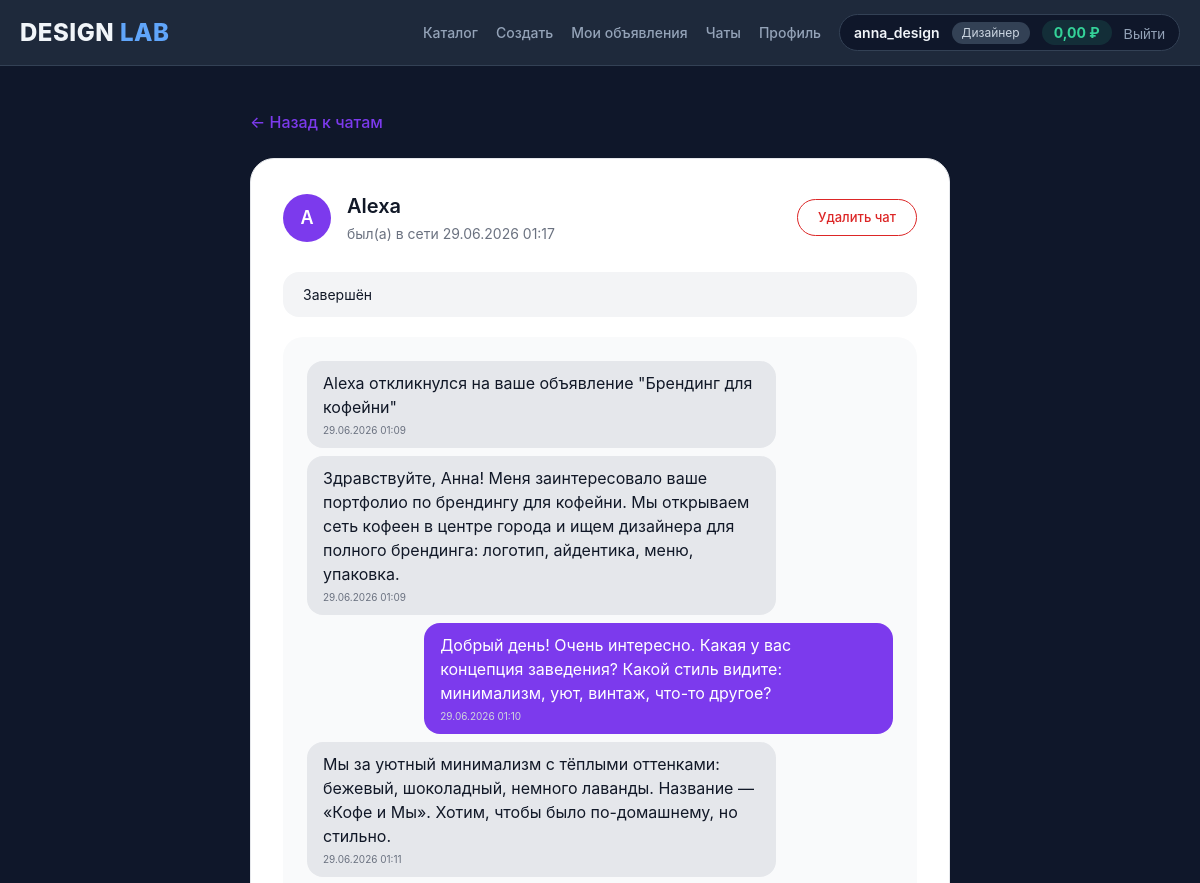
Page /chat/19/ (signed in, upper part) on the earlier database version.
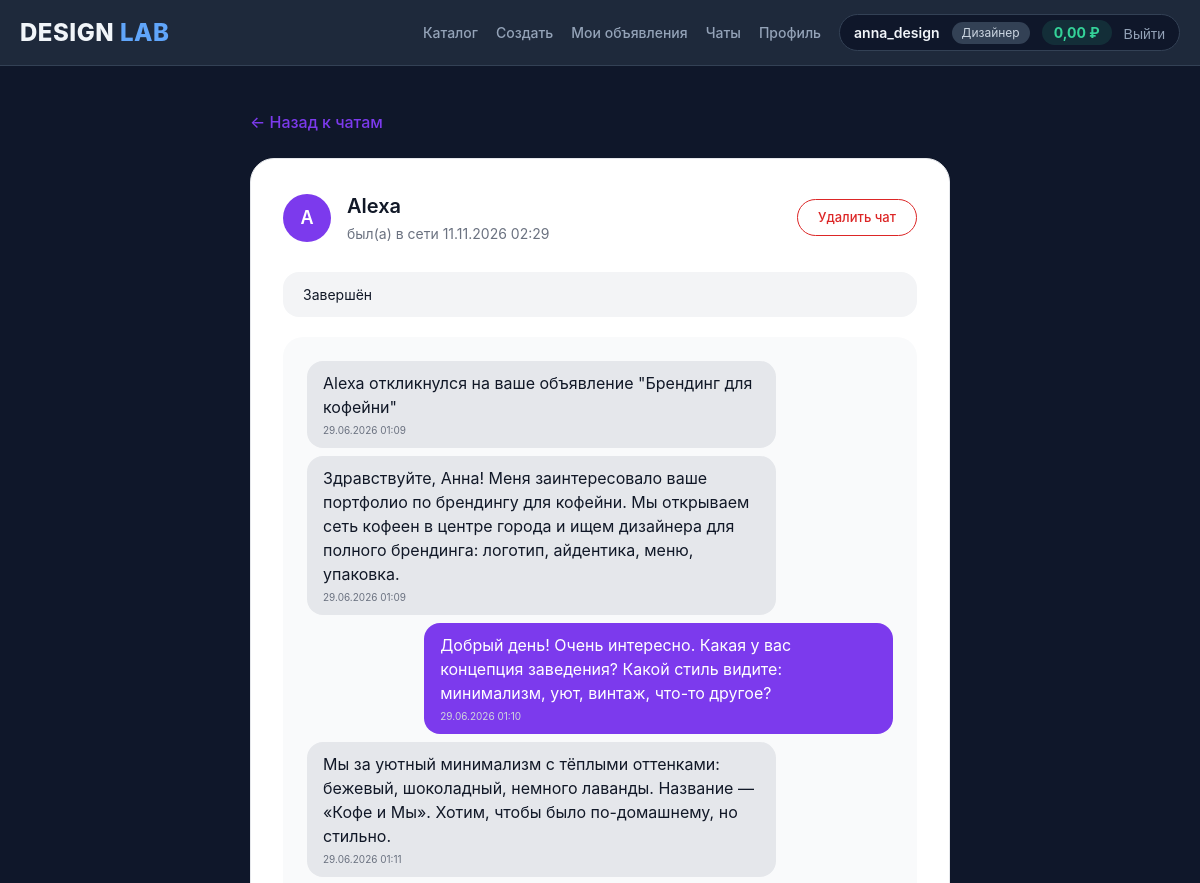
Same page on the later database version.
### accounts/models.py (models this page shows, shortened)
class User(AbstractUser):
    ROLE_CHOICES = [
        ('admin', 'Администратор'),
        ('designer', 'Дизайнер'),
        ('client', 'Клиент'),
    ]
    role = models.CharField(max_length=20, choices=ROLE_CHOICES, default='client')
    phone = models.CharField(max_length=20, blank=True)
    avatar = models.ImageField(upload_to='avatars/', blank=True, null=True)
    bio = models.TextField(blank=True)
    company = models.CharField(max_length=200, blank=True)
    gender = models.CharField(max_length=10, blank=True)
    birth_date = models.DateField(null=True, blank=True)
    age = models.IntegerField(null=True, blank=True)
    created_at = models.DateTimeField(auto_now_add=True)
    last_seen = models.DateTimeField(null=True, blank=True)
    balance = models.DecimalField(max_digits=10, decimal_places=2, default=0, verbose_name='Баланс (руб)')
    @property
    def is_admin(self):
        return self.role == 'admin'

### core/views.py (the view, shortened to what this page needs)
# urls.py: path('chat/<int:designer_id>/', views.chat_detail, name='chat_detail'),
@login_required
def chat_detail(request, designer_id):
    designer = get_object_or_404(CustomUser, id=designer_id)
    if request.user.role == 'designer' and designer.is_admin:
        has_message_from_admin = Message.objects.filter(sender=designer, receiver=request.user).exists()
        if not has_message_from_admin:
            messages.error(request, 'Вы не можете начать чат с администратором')
            return redirect('chats_list')
    if request.user.role == 'designer' and not designer.is_admin:
        has_message = Message.objects.filter(receiver=request.user, sender=designer).exists()
        if not has_message:
            messages.error(request, 'Вы не можете начать чат первым')
            return redirect('chats_list')
    messages_list = Message.objects.filter(
        sender=request.user, receiver=designer
    ) | Message.objects.filter(
        sender=designer, receiver=request.user
    ).order_by('created_at')
    unread_messages = Message.objects.filter(receiver=request.user, sender=designer, is_read=False)
    unread_messages.update(is_read=True)
    order = None
    if request.user.role == 'client' and designer.role == 'designer':
        order = Order.objects.filter(client=request.user, designer=designer).first()
    elif request.user.role == 'designer' and designer.role == 'client':
        order = Order.objects.filter(client=designer, designer=request.user).first()
    unread_count = Message.objects.filter(receiver=request.user, is_read=False).count()
    return render(request, 'chat_detail.html', {
        'designer': designer,
        'messages_list': messages_list,
        'order': order,
        'unread_count': unread_count,
        'now': now(),
    })

### templates/chat_detail.html (shortened to what this page needs)
{% extends 'base.html' %}
{% block content %}
<div style="max-width: 700px; margin: 0 auto;">
    <a href="{% url 'chats_list' %}" style="color: #7c3aed; text-decoration: none; font-weight: 500; display: inline-block; margin-bottom: 24px;">
        ← Назад к чатам
    </a>
    <div style="background: #ffffff; border: 1px solid #e5e7eb; border-radius: 24px; padding: 32px;">
        <div style="display: flex; justify-content: space-between; align-items: center; flex-wrap: wrap; gap: 16px; margin-bottom: 28px;">
            <div style="display: flex; align-items: center; gap: 16px;">
                <div style="position: relative; width: 48px; height: 48px; flex-shrink: 0;">
                    <div style="width: 48px; height: 48px; background: #7c3aed; color: #fff; border-radius: 50%; display: flex; align-items: center; justify-content: center; font-weight: 600; font-size: 18px;">
                        {{ designer.username|make_list|first|upper }}
                    </div>
                </div>
                <div>
                    <h2 style="font-size: 20px; font-weight: 600; color: #111827; margin-bottom: 2px;">
                        {{ designer.get_full_name|default:designer.username }}
                    </h2>
                    <p style="color: #6b7280; font-size: 14px;">
                        {% if designer.last_seen %}
                            {% if designer.last_seen|date:"U" > now|date:"U"|add:"-300" %}
                                <span style="color: #10b981;">в сети</span>
                            {% else %}
                                был(а) в сети {{ designer.last_seen|date:"d.m.Y H:i" }}
                            {% endif %}
                        {% else %}
                            статус не известен
                        {% endif %}
                    </p>
                </div>
            </div>
            <a href="{% url 'delete_chat' designer.id %}"
               style="display: inline-block; padding: 8px 20px; border-radius: 30px; border: 1px solid #dc2626; font-size: 13px; font-weight: 500; cursor: pointer; background: transparent; color: #dc2626; text-decoration: none;"
               onclick="return confirm('Точно удалить весь чат?')">
               Удалить чат
            </a>
        </div>
        {% if order %}
            <div style="background: #f3f4f6; padding: 12px 20px; border-radius: 16px; margin-bottom: 20px; font-size: 14px; color: #111827;">
                {% if order.status == 'thinking' %}
                    Думаете над проектом
                {% elif order.status == 'paid' %}
                    Оплачен
                {% elif order.status == 'in_progress' %}
                    В разработке
                {% elif order.status == 'ready' %}
                    Готово
                {% elif order.status == 'completed' %}
                    Завершён
                {% endif %}
            </div>
        {% endif %}
        <div style="min-height: 320px; background: #f9fafb; border-radius: 20px; padding: 24px; margin-bottom: 24px; display: flex; flex-direction: column; gap: 8px;">
            {% for msg in messages_list %}
                <div style="
                    max-width: 80%;
                    padding: 10px 16px;
                    border-radius: 16px;
                    align-self: {% if msg.sender == request.user %}flex-end; background: #7c3aed; color: #fff;{% else %}flex-start; background: #e5e7eb; color: #111827;{% endif %}
                ">
                    {{ msg.text }}
                    <div style="font-size: 10px; color: {% if msg.sender == request.user %}#d1d5db{% else %}#6b7280{% endif %}; margin-top: 4px;">
                        {{ msg.created_at|date:"d.m.Y H:i" }}
                    </div>
                </div>
            {% empty %}
                <div style="display: flex; align-items: center; justify-content: center; height: 100%; color: #6b7280; font-size: 15px;">
                    Сообщений пока нет
                </div>
            {% endfor %}
        </div>
    </div>
</div>
{% endblock %}

Differences in the rows shown:
changed User "Alexa": last_seen "29.06.2026 01:17" → "11.11.2026 02:29"
